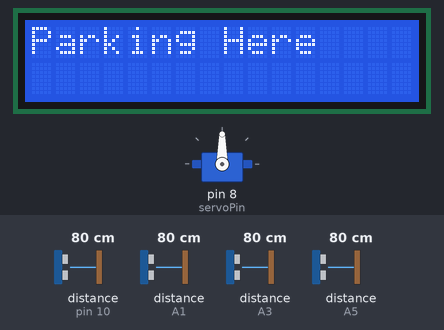
The sketch below on a simulated Arduino Uno, built with avr-gcc and run on an emulated ATmega328P. Shown: servo, 16×2 character LCD. Wiring (inferred from the names in the program): 4 × ultrasonic range finder: trigger pin 9, echo pin 10 / trigger A0, echo A1 / trigger A2, echo A3 / trigger A4, echo A5. The inputs (shaded band) are chosen by the test bench; at power-on: distance to the obstacle (sensors on pin 10, A3, A5, A1) 80 cm. The echo pulse lasts 58.3 µs per cm.

Above: at 1.2 s.
1.3 s: distance to the obstacle (sensor on pin 10) set to 2 cm
At 2.9 s:
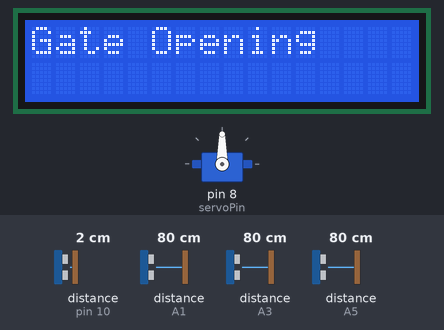
4.6 s: distance to the obstacle (sensor on A3) set to 2 cm
At 6.0 s:
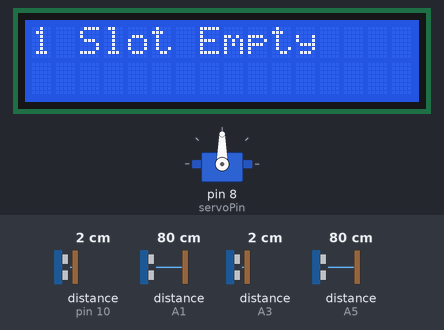
8.7 s: distance to the obstacle (sensor on A5) set to 19 cm
12.7 s: distance to the obstacle (sensor on A5) set to 15 cm
At 13.6 s:
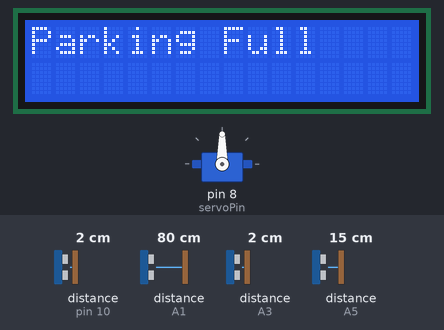
14.7 s: distance to the obstacle (sensor on A5) set to 18 cm
At 17.3 s:
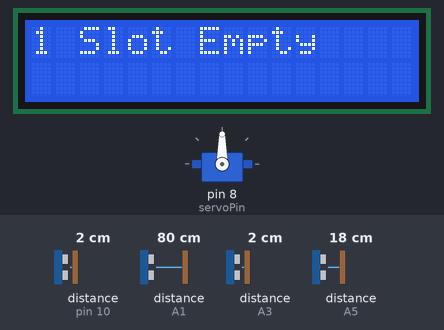
17.8 s: distance to the obstacle (sensor on A5) set to 2 cm
At 19.7 s:
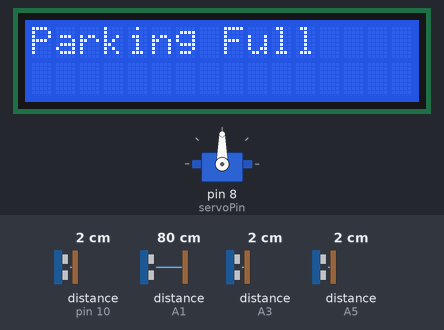
Timing chart, 0 to 20.8 s (numbered marks = the images above; inputs shaded):
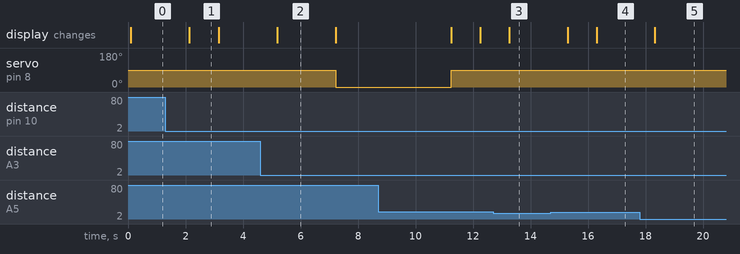

Measured:
- the behaviour switches between 17 and 16 cm on distance to the obstacle (sensor on A5) (found by bisection; images 2 and 3)
- after the input at 1.3 s, the display: changes after 0.84 s (image 1)
- after the input at 4.6 s, the display: changes after 0.59 s (image 2)
- after the input at 12.7 s, the display: changes after 0.56 s (image 3)
- after the input at 14.7 s, the display: first changes after 0.59 s (image 4 shows a later state)
- after the input at 17.8 s, servo on pin 8 (servoPin): stays 90° (without the input it goes to 0° after 2.6 s); the display: changes after 0.53 s (image 5)
- what the display in image 1 shows lasts 1.1 s, from 2.1 s to 3.2 s

The sketch:

servo.ino
```cpp
#include <Servo.h>
#include <LiquidCrystal.h>

// Define pins for ultrasonic sensors
const int triggerPinIn1 = 9;
const int echoPinIn1 = 10;
const int triggerPinIn2 = A0;
const int echoPinIn2 = A1;
const int triggerPinOut1 = A2;
const int echoPinOut1 = A3;
const int triggerPinOut2 = A4;
const int echoPinOut2 = A5;

// Define servo pin
const int servoPin = 8;

// Define LCD pins
const int rs = 2;
const int en = 3;
const int d4 = 4;
const int d5 = 5;
const int d6 = 6;
const int d7 = 7;

LiquidCrystal lcd(rs, en, d4, d5, d6, d7);
Servo myServo;

bool gateOpen = false;
unsigned long gateOpenTime = 0;
int availableSlots = 2;

void setup() {
  pinMode(triggerPinIn1, OUTPUT);
  pinMode(echoPinIn1, INPUT);
  pinMode(triggerPinIn2, OUTPUT);
  pinMode(echoPinIn2, INPUT);
  pinMode(triggerPinOut1, OUTPUT);
  pinMode(echoPinOut1, INPUT);
  pinMode(triggerPinOut2, OUTPUT);
  pinMode(echoPinOut2, INPUT);
  myServo.attach(servoPin);
  lcd.begin(16, 2);
}

void loop() {
  // Measure distances from all sensors
  int in1Distance = measureDistance(triggerPinIn1, echoPinIn1);
  int in2Distance = measureDistance(triggerPinIn2, echoPinIn2);
  int out1Distance = measureDistance(triggerPinOut1, echoPinOut1);
  int out2Distance = measureDistance(triggerPinOut2, echoPinOut2);

  // Update available slots count
  if (out1Distance <= 15 && out2Distance <= 15) {
    availableSlots = 0;
  } else if (out1Distance <= 15 || out2Distance <= 15) {
    availableSlots = 1;
  } else {
    availableSlots = 2;
  }

  // Check if parking is full
  if (availableSlots == 0) {
    lcd.clear();
    lcd.print("Parking Full");
    // Reset gate state and time if parking is full
    gateOpen = false;
    gateOpenTime = 0;
  } else {
    if (availableSlots == 1) {
      lcd.clear();
      lcd.print("1 Slot Empty");
    } else {
      lcd.clear();
      lcd.print("Parking Here");
    }

    // Check if any incoming sensor detects something and gate is not already open
    if ((in1Distance <= 15 || in2Distance <= 15) && !gateOpen) {
      lcd.clear();
      lcd.print("Gate Opening");
      myServo.write(90); // Open the gate
      gateOpen = true;
      gateOpenTime = millis();
    }
  }

  // Check if the gate has been open for 5 seconds
  if (gateOpen && millis() - gateOpenTime >= 5000) {
    lcd.clear();
    lcd.print("Gate Closing");
    myServo.write(0); // Close the gate
    gateOpen = false;
    delay(3000); // Delay for 3 seconds before closing
  }

  delay(1000); // Small delay between measurements
}

// Function to measure distance using ultrasonic sensor
int measureDistance(int triggerPin, int echoPin) {
  digitalWrite(triggerPin, LOW);
  delayMicroseconds(2);
  digitalWrite(triggerPin, HIGH);
  delayMicroseconds(10);
  digitalWrite(triggerPin, LOW);
  return pulseIn(echoPin, HIGH) * 0.034 / 2;
}
```
